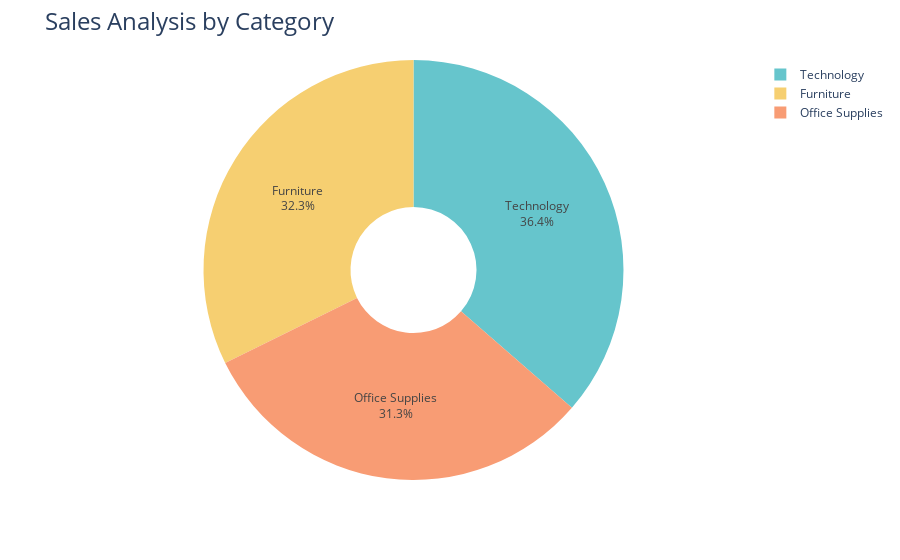

Notebook code cell kept with this figure:
### Code cell
fig = px.pie(sales_by_category,
            values='Sales',
            names='Category',
            hole=0.3,
            color_discrete_sequence = px.colors.qualitative.Pastel)

fig.update_traces(textposition='inside', textinfo='percent+label')
fig.update_layout(title_text='Sales Analysis by Category', title_font=dict(size=24))

fig.show()

### Figure 1 — Plotly figure (JSON) as saved in the notebook; plotly's stock layout.template omitted (floating-point values rounded to 4 significant figures)
{"data": [{"domain": {"x": [0, 1], "y": [0, 1]}, "hole": 0.3, "hovertemplate": "Category=%{label}<br>Sales=%{value}<extra></extra>", "labels": ["Furniture", "Office Supplies", "Technology"], "legendgroup": "", "name": "", "showlegend": true, "textinfo": "percent+label", "textposition": "inside", "type": "pie", "values": [742000.0, 719000.0, 836200.0]}], "layout": {"legend": {"tracegroupgap": 0}, "margin": {"t": 60}, "piecolorway": ["rgb(102, 197, 204)", "rgb(246, 207, 113)", "rgb(248, 156, 116)", "rgb(220, 176, 242)", "rgb(135, 197, 95)", "rgb(158, 185, 243)", "rgb(254, 136, 177)", "rgb(201, 219, 116)", "rgb(139, 224, 164)", "rgb(180, 151, 231)", "rgb(179, 179, 179)"], "title": {"font": {"size": 24}, "text": "Sales Analysis by Category"}}}
